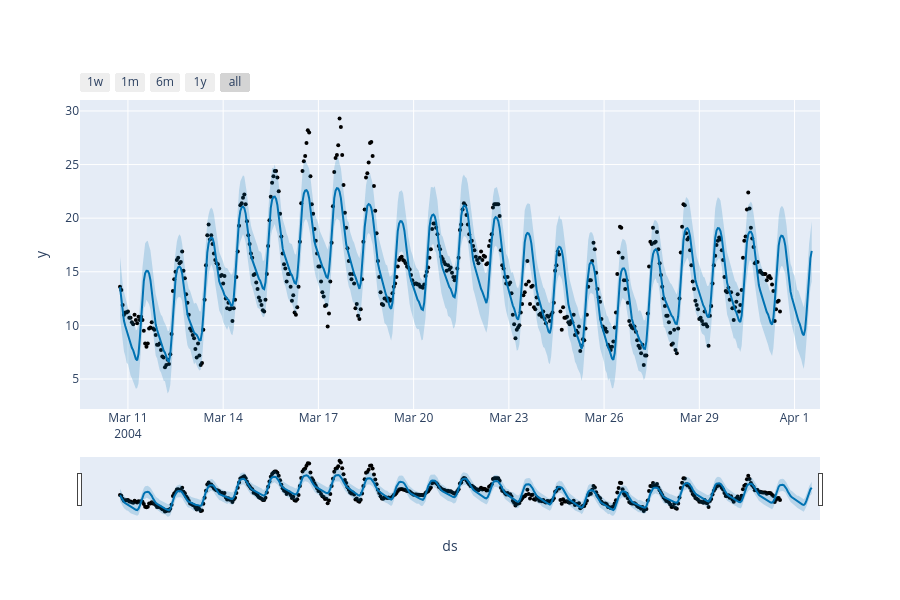

Source (notebook cell):
### Markdown cell above
Agora plote as predições com a função `plot_plotly`.

### Code cell
plot_plotly(model, forecast)

### Figure 1 — Plotly figure (JSON) as saved in the notebook; plotly's stock layout.template omitted (floating-point values rounded to 4 significant figures; data arrays with more than 128 entries replaced by an {"elided": "..."} marker saying what was removed)
{"data": [{"marker": {"color": "black", "size": 4}, "mode": "markers", "name": "Actual", "type": "scatter", "x": {"elided": "500 str values"}, "y": {"elided": "500 float values"}}, {"hoverinfo": "skip", "line": {"width": 0}, "mode": "lines", "type": "scatter", "x": {"elided": "524 str values"}, "y": {"elided": "524 float values"}}, {"fill": "tonexty", "fillcolor": "rgba(0, 114, 178, 0.2)", "line": {"color": "#0072B2", "width": 2}, "mode": "lines", "name": "Predicted", "type": "scatter", "x": {"elided": "524 str values"}, "y": {"elided": "524 float values"}}, {"fill": "tonexty", "fillcolor": "rgba(0, 114, 178, 0.2)", "hoverinfo": "skip", "line": {"width": 0}, "mode": "lines", "type": "scatter", "x": {"elided": "524 str values"}, "y": {"elided": "524 float values"}}], "layout": {"height": 600, "showlegend": false, "width": 900, "xaxis": {"rangeselector": {"buttons": [{"count": 7, "label": "1w", "step": "day", "stepmode": "backward"}, {"count": 1, "label": "1m", "step": "month", "stepmode": "backward"}, {"count": 6, "label": "6m", "step": "month", "stepmode": "backward"}, {"count": 1, "label": "1y", "step": "year", "stepmode": "backward"}, {"step": "all"}]}, "rangeslider": {"visible": true}, "title": {"text": "ds"}, "type": "date"}, "yaxis": {"title": {"text": "y"}}}}
